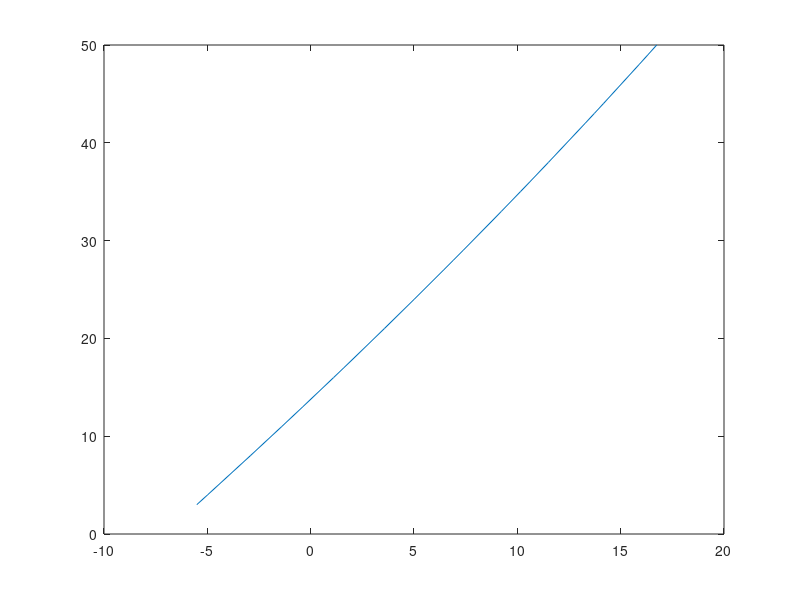
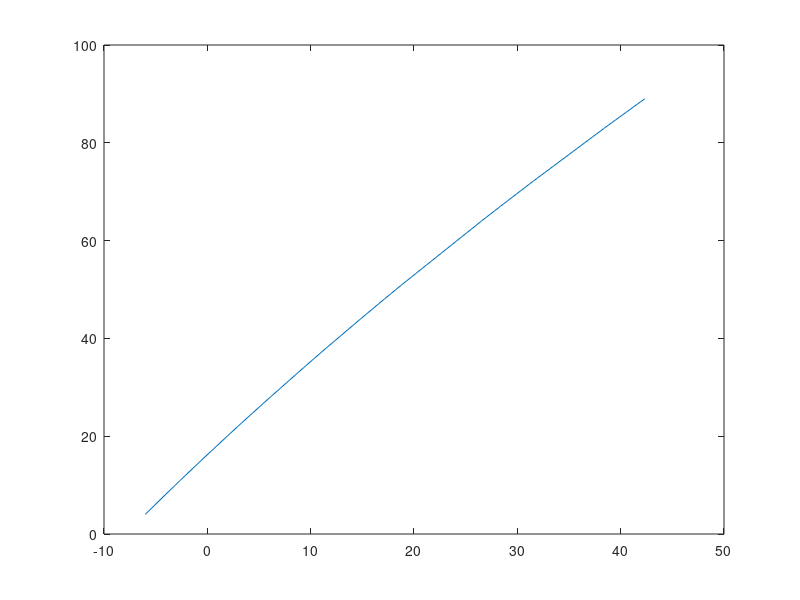

These charts were generated, in order, by the following MATLAB code:
G=10;
I=5;
C=sort(randperm(55,24));
NX=sort(randperm(90,24));
GDP=C+G+I+NX;
P1=polyfit(GDP,C,2)
P2=polyfit(GDP,NX,2)
figure;
plot(polyval(P1,C),C);
figure;
plot(polyval(P2,NX),NX);